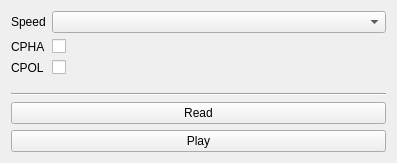
<?xml version="1.0" encoding="UTF-8"?>
<ui version="4.0">
 <class>widgetSetup</class>
 <widget class="QWidget" name="widgetSetup">
  <property name="geometry">
   <rect>
    <x>0</x>
    <y>0</y>
    <width>397</width>
    <height>163</height>
   </rect>
  </property>
  <property name="windowTitle">
   <string>Form</string>
  </property>
  <layout class="QVBoxLayout" name="verticalLayout">
   <item>
    <layout class="QFormLayout" name="formLayout">
     <property name="fieldGrowthPolicy">
      <enum>QFormLayout::AllNonFixedFieldsGrow</enum>
     </property>
     <item row="2" column="0">
      <widget class="QLabel" name="label_3">
       <property name="text">
        <string>CPOL</string>
       </property>
      </widget>
     </item>
     <item row="1" column="0">
      <widget class="QLabel" name="label_2">
       <property name="text">
        <string>CPHA</string>
       </property>
      </widget>
     </item>
     <item row="1" column="1">
      <widget class="QCheckBox" name="checkCPHA">
       <property name="text">
        <string/>
       </property>
      </widget>
     </item>
     <item row="2" column="1">
      <widget class="QCheckBox" name="checkCPOL">
       <property name="text">
        <string/>
       </property>
       <property name="tristate">
        <bool>false</bool>
       </property>
      </widget>
     </item>
     <item row="0" column="0">
      <widget class="QLabel" name="label">
       <property name="text">
        <string>Speed</string>
       </property>
      </widget>
     </item>
     <item row="0" column="1">
      <widget class="QComboBox" name="comboSpeed"/>
     </item>
    </layout>
   </item>
   <item>
    <spacer name="verticalSpacer">
     <property name="orientation">
      <enum>Qt::Vertical</enum>
     </property>
     <property name="sizeHint" stdset="0">
      <size>
       <width>20</width>
       <height>40</height>
      </size>
     </property>
    </spacer>
   </item>
   <item>
    <widget class="Line" name="line">
     <property name="orientation">
      <enum>Qt::Horizontal</enum>
     </property>
    </widget>
   </item>
   <item>
    <widget class="QPushButton" name="butRead">
     <property name="text">
      <string>Read</string>
     </property>
    </widget>
   </item>
   <item>
    <widget class="QPushButton" name="butPlay">
     <property name="text">
      <string>Play</string>
     </property>
    </widget>
   </item>
  </layout>
 </widget>
 <resources/>
 <connections/>
</ui>
